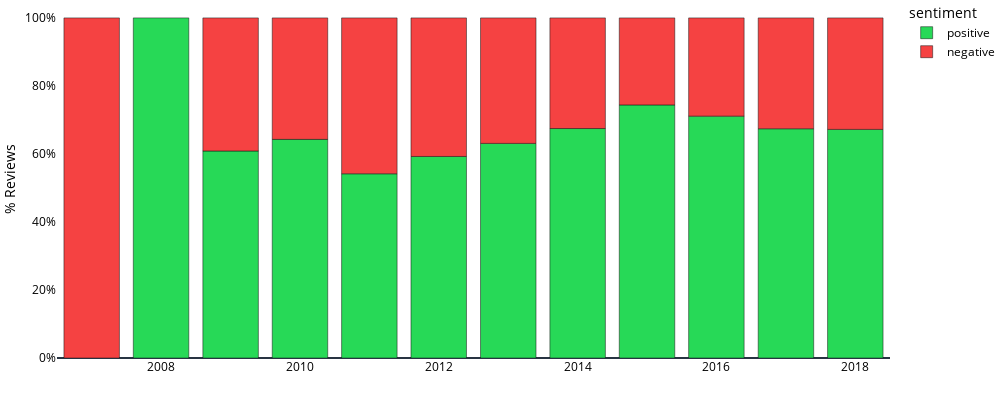

The cell this chart's notebook holds for it:
### Markdown cell above
### Sentiment Over Time

### Code cell
from dashboard.utils import default_layout

corsair_df = reviews_df[reviews_df["brand"] == "corsair"]

period = "Y"
corsair_df["period"] = corsair_df["timestamp"].dt.to_period(period)
corsair_df["period"] = corsair_df["period"].dt.to_timestamp()

sentiments_count = corsair_df.groupby("period")["sentiment"].value_counts()
sentiments_df = pd.DataFrame(sentiments_count).rename(columns={"sentiment": "count"}).reset_index()
total_reviews = sentiments_df.groupby("period")["count"].sum().reset_index()

sentiments_df = pd.merge(sentiments_df, total_reviews, on="period")
sentiments_df["percentage"] = sentiments_df["count_x"] / sentiments_df["count_y"] * 100

fig = px.bar(
    sentiments_df,
    x="period",
    y="percentage",
    color="sentiment",
    #markers=True,
    category_orders={"sentiment": ["positive", "negative"]},
    color_discrete_sequence=["#27d957", "#f54242"],
    width=1000,
    height=400,
)

fig.update_layout(default_layout)
fig.update_layout(legend_orientation="v", margin=dict(t=40))
fig.update_yaxes(title_text="% Reviews", ticksuffix="%")
fig.update_layout(margin=dict(l=0, r=0, b=0, t=0))

fig.update_layout(
    {
        "plot_bgcolor": "rgba(0, 0, 0, 0)",
        "paper_bgcolor": "rgba(0, 0, 0, 0)",
        "font_color": "#000000",
    }
)

fig.write_image("../output/sentiment_over_time.png")
fig

### Figure 1 — Plotly figure (JSON) as saved in the notebook; plotly's stock layout.template omitted (floating-point values rounded to 4 significant figures)
{"data": [{"alignmentgroup": "True", "hovertemplate": "sentiment=positive<br>period=%{x}<br>percentage=%{y}<extra></extra>", "legendgroup": "positive", "marker": {"color": "#27d957", "pattern": {"shape": ""}}, "name": "positive", "offsetgroup": "positive", "orientation": "v", "showlegend": true, "textposition": "auto", "x": ["2008-01-01T00:00:00", "2009-01-01T00:00:00", "2010-01-01T00:00:00", "2011-01-01T00:00:00", "2012-01-01T00:00:00", "2013-01-01T00:00:00", "2014-01-01T00:00:00", "2015-01-01T00:00:00", "2016-01-01T00:00:00", "2017-01-01T00:00:00", "2018-01-01T00:00:00"], "xaxis": "x", "y": [100.0, 60.87, 64.29, 54.17, 59.26, 63.1, 67.47, 74.41, 71.12, 67.41, 67.22], "yaxis": "y", "type": "bar"}, {"alignmentgroup": "True", "hovertemplate": "sentiment=negative<br>period=%{x}<br>percentage=%{y}<extra></extra>", "legendgroup": "negative", "marker": {"color": "#f54242", "pattern": {"shape": ""}}, "name": "negative", "offsetgroup": "negative", "orientation": "v", "showlegend": true, "textposition": "auto", "x": ["2007-01-01T00:00:00", "2009-01-01T00:00:00", "2010-01-01T00:00:00", "2011-01-01T00:00:00", "2012-01-01T00:00:00", "2013-01-01T00:00:00", "2014-01-01T00:00:00", "2015-01-01T00:00:00", "2016-01-01T00:00:00", "2017-01-01T00:00:00", "2018-01-01T00:00:00"], "xaxis": "x", "y": [100.0, 39.13, 35.71, 45.83, 40.74, 36.9, 32.53, 25.59, 28.88, 32.59, 32.78], "yaxis": "y", "type": "bar"}], "layout": {"xaxis": {"anchor": "y", "domain": [0.0, 1.0], "title": {"text": ""}, "showgrid": false}, "yaxis": {"anchor": "x", "domain": [0.0, 1.0], "title": {"text": "% Reviews"}, "showgrid": false, "ticksuffix": "%"}, "legend": {"title": {"text": "sentiment"}, "tracegroupgap": 0, "orientation": "v"}, "margin": {"t": 0, "l": 0, "r": 0, "b": 0}, "barmode": "relative", "height": 400, "width": 1000, "title": {"pad": {"t": 0, "b": 0}}, "modebar": {"orientation": "v"}, "dragmode": false, "plot_bgcolor": "rgba(0, 0, 0, 0)", "font": {"color": "#000000"}, "paper_bgcolor": "rgba(0, 0, 0, 0)"}}
